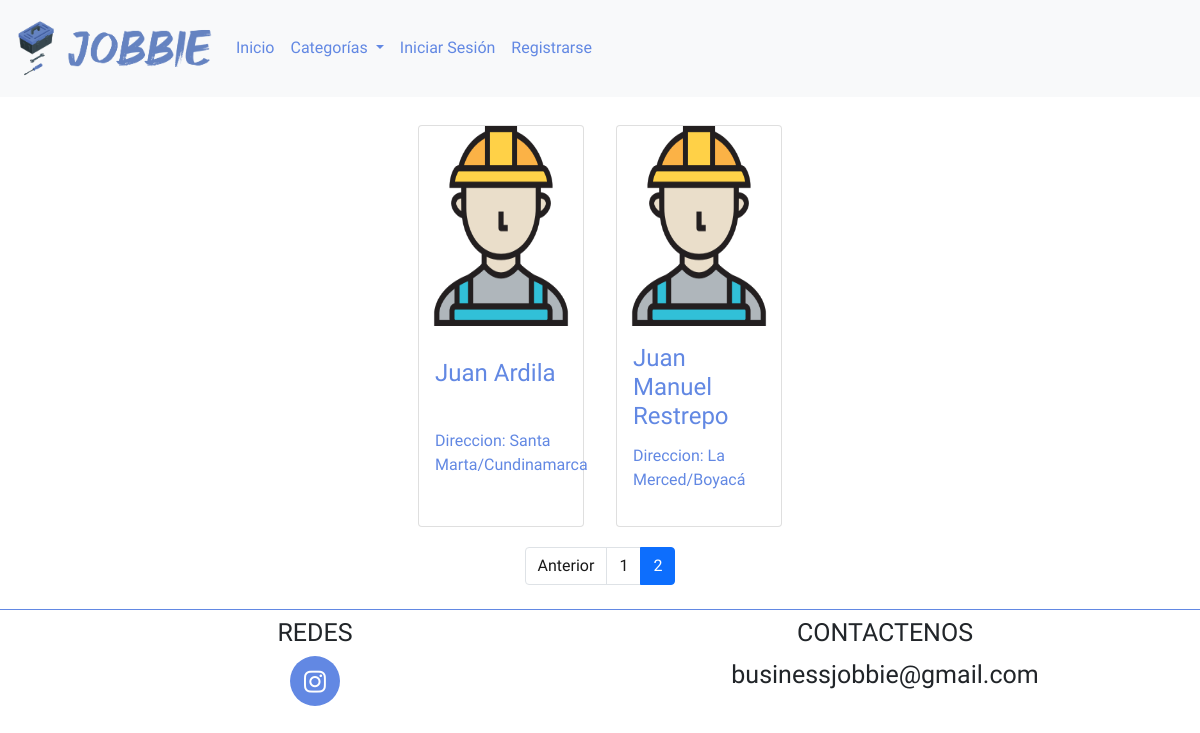
The app's page /categorias/1/?page=2, older data.
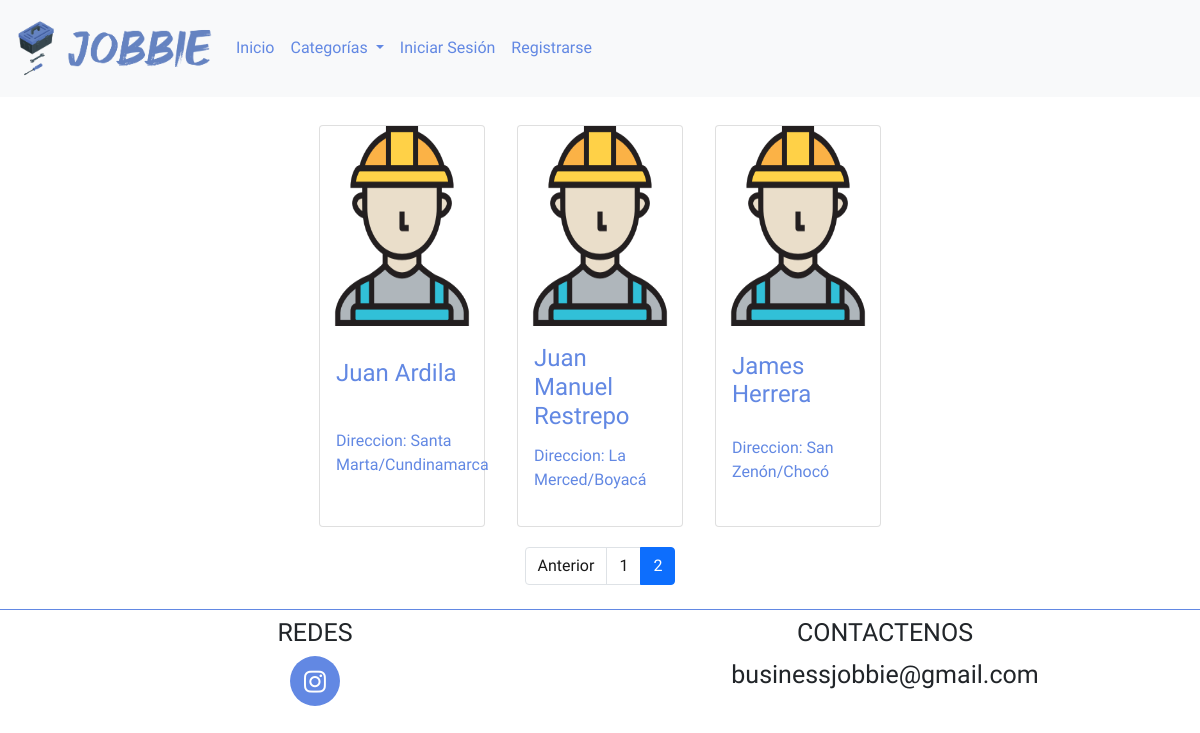
The same page, newer data.
### core/perfiles/models.py (models this page shows, shortened)
class WorkedSkills(models.Model):
    especialidad=models.ForeignKey(Skills,verbose_name="Especialidad", on_delete=models.PROTECT, blank=True, null=True, default=None)
    trabajador=models.ForeignKey(Users,verbose_name="Trabajador", on_delete=models.PROTECT, blank=True, null=True, default=None)
    class Meta:
        verbose_name='Especialidad trabajador'
        verbose_name_plural='Especialidades trabajadores'
        db_table="especialidades_trabajadores"

### core/main/models.py (models this page shows, shortened)
class Users(AbstractUser):
    email = models.EmailField('email address', unique=True)
    bornDate=models.DateField(auto_now=False, auto_now_add=False, blank=True, null=True, default=None, verbose_name="Fecha de nacimiento")
    password=models.CharField(max_length=200, verbose_name="Password", blank=True, null=True, default=None)
    gender=models.ForeignKey(Genders, verbose_name="Genero", on_delete=models.PROTECT, blank=True, null=True, default=None)
    photo=models.ImageField(default="", upload_to='user/%m/%d/', blank=True, null=True)
    mobile=models.IntegerField(verbose_name="Celular", blank=True, null=True, default=None)
    ciudad=models.ForeignKey(Cities, verbose_name="Ciudad", on_delete=models.PROTECT, blank=True, null=True, default=None)
    descripcion_personal=models.TextField(verbose_name="Descripcion", blank=True, null=True, default=None)
    type=models.ForeignKey(Types,verbose_name="Tipo", on_delete=models.PROTECT, null=True)
    USERNAME_FIELD = 'email'
    REQUIRED_FIELDS = ['username']
    def get_image(self):
        if self.photo and self.photo!= "":
            return '{}{}'.format(MEDIA_URL,self.photo)
        else:
            if self.type.id=="1":
                return '{}{}'.format(MEDIA_URL,'user/client-user.png')
            return '{}{}'.format(MEDIA_URL,'user/user.png')

class Cities(models.Model):
    city=models.CharField(max_length=50, verbose_name="Ciudad")
    departamet=models.ForeignKey(Departaments, verbose_name="Departamento", on_delete=models.PROTECT)
    cod_dane=models.FloatField(primary_key=True,verbose_name="Codigo_dane", null=False, default=None)
    class Meta:
        verbose_name='Ciudad'
        verbose_name_plural='Ciudades'
        db_table="Ciudades"
    def __str__(self):
        return self.city

class Departaments(models.Model):
    departament=models.CharField(max_length=80, verbose_name="Departamento")
    cod_dane=models.IntegerField(primary_key=True,verbose_name="Codigo_dane", null=False, default=None)
    class Meta:
        verbose_name='Departamento'
        verbose_name_plural='Departamentos'
        db_table="Departamentos"
    def __str__(self):
        return self.departament

### core/perfiles/views.py (the view)
# urls.py: path('categorias/<int:id>/', views.categorias, name="categorias"),
def categorias(request, id):
    categorias=Skills.objects.all()
    trabajadores=WorkedSkills.objects.filter(especialidad=id).select_related('trabajador__ciudad').all()
    paginator_trabajadores=Paginator(trabajadores, 10)
    page=request.GET.get('page') or 1
    page_workeds=paginator_trabajadores.get_page(page)
    current_page=int(page)
    cant_pages= range(1,page_workeds.paginator.num_pages +1)
    titulo=categorias.get(pk=id)
    titulo=titulo.especialidad
    return render(request, 'users/categorias.html', {
        'titulo':titulo,
        'trabajadores':page_workeds,
        'especialidades':categorias,
        'pagina_actual':current_page,
        'cant_pages':cant_pages,
    })

### templates/users/categorias.html (shortened to what this page needs)
{% extends 'layout/layout.html' %}
{% load static %}
{% block links %}
<link href="https://cdn.jsdelivr.net/npm/bootstrap@5.0.2/dist/css/bootstrap.min.css" rel="stylesheet">
<link rel="stylesheet" href={% static 'styles/style.css' %} />
{% endblock links %}
{% block body %}
    {% include 'layout/componentes/generales/header.html' %}
        <main class="mb-4 mt-4">
            {% include 'layout/componentes/categorias/perfilesCategorias.html' %}
            {% include 'layout/componentes/categorias/paginator.html' %}
        </main>
    {% include 'layout/componentes/generales/footer.html' %}
{% endblock body %}

### templates/layout/componentes/categorias/perfilesCategorias.html
{% load static %}
<div class="container">
    <div class="row d-flex justify-content-center">
        {% for trabajador in trabajadores %}
            <div class=" col-5 col-md-2 m-1">
                <a href={% url 'perfil' pk=trabajador.trabajador.id %} style="text-decoration:none; color:#6288E3;">
                    <div class="card">
                        <div style="height:200px; overflow:hidden;" class="card-img-top d-flex justify-content-center">
                            <img src={{trabajador.trabajador.get_image}} class="rounded w-100 img-fluid" alt="{{trabajador.trabajador.first_name}}">
                        </div>
                        <div class="card-body d-flex align-content-around flex-wrap" style="height:200px">
                            <h4 class="card-text">{{trabajador.trabajador.first_name}} {{trabajador.trabajador.last_name}}</h4>
                            <p>Direccion: {{trabajador.trabajador.ciudad}}/{{trabajador.trabajador.ciudad.departamet}}</p>
                        </div>
                    </div>
                </a>
            </div>
        {% endfor %}
    </div>
</div>

Row changes from the older to the newer data that the page shows:
added WorkedSkills: trabajador.first_name "James", trabajador.last_name "Herrera", trabajador.ciudad "San Zenón", trabajador.ciudad.departamet "Chocó"
